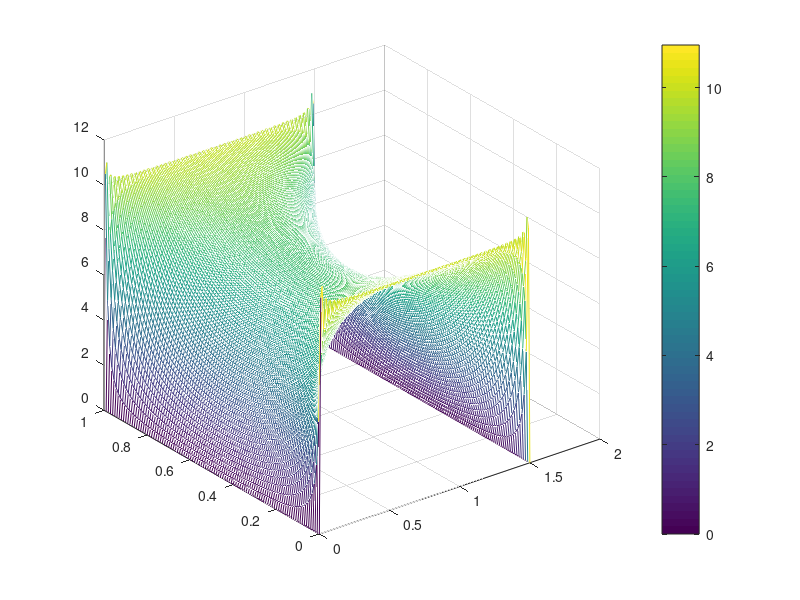
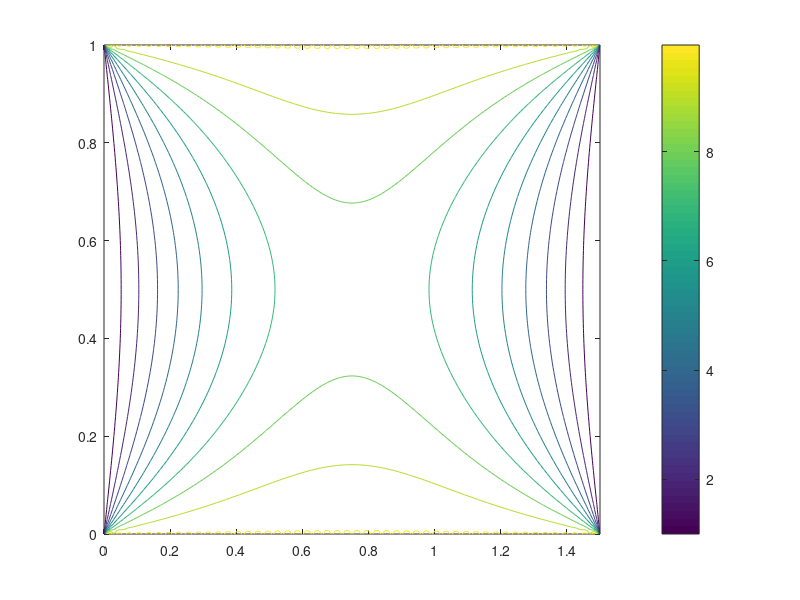

These figures' MATLAB source, in order:

% Analytical Solution
%%--------------------------------------------------------------------------
a=1.5;
b=1;
x=0:0.01:a;    % distance of adjacent point of discretization is 0.01m
y=0:0.01:b;
V0=10;
phi=zeros(length(y),length(x));
for n=1:100  % The series order n is limited to 200;
    if(1-(-1)^n==2)
        p1=sinh(n*pi*y./a);
        p2=sinh(n*pi/a*(y-b));
        p3=(p1-p2)'*sin(n*pi*x/a);
        phi=phi+4*V0/n/pi/sinh(n*pi*b./a)*p3;
    end
end
figure(1);
mesh(x,y,phi);
colorbar();
figure(2);
contour(x,y,phi);
colorbar();
phi((length(y)+1)/2,(length(x)+1)/2)